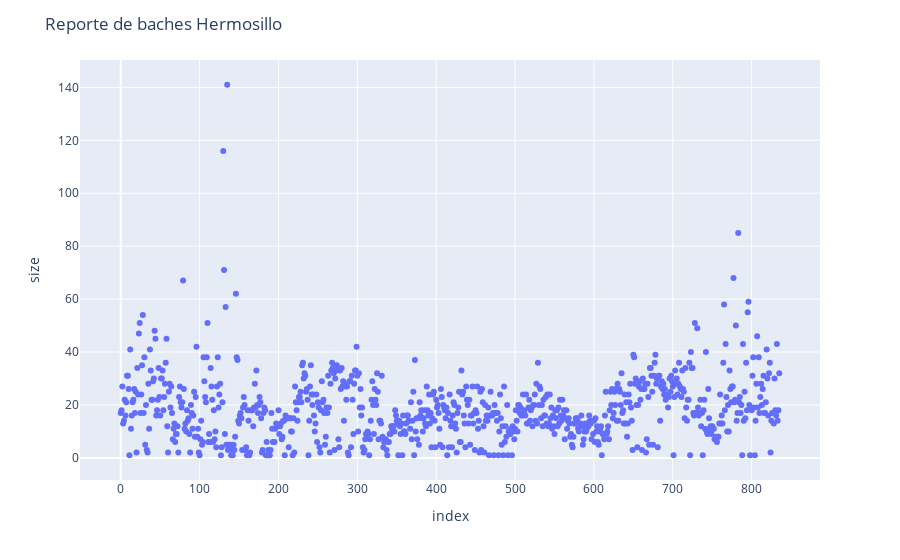

Write notebook code for a chart like this one.
### Code cell
import pandas as pd
import statsmodels.api as sm
import plotly.graph_objects as go
import plotly.express as px

df = baches.groupby('date',as_index=False).size()

fig = px.scatter(
    df,
    y="size"
).update_layout(
    title='Reporte de baches Hermosillo',
    hovermode="x"
).show()

### Figure 1 — Plotly figure (JSON) as saved in the notebook; plotly's stock layout.template omitted (floating-point values rounded to 4 significant figures; data arrays with more than 128 entries replaced by an {"elided": "..."} marker saying what was removed)
{"data": [{"hovertemplate": "index=%{x}<br>size=%{y}<extra></extra>", "legendgroup": "", "marker": {"color": "#636efa", "symbol": "circle"}, "mode": "markers", "name": "", "orientation": "v", "showlegend": false, "type": "scatter", "x": {"elided": "836 int values"}, "xaxis": "x", "y": {"elided": "836 int values"}, "yaxis": "y"}], "layout": {"hovermode": "x", "legend": {"tracegroupgap": 0}, "margin": {"t": 60}, "title": {"text": "Reporte de baches Hermosillo"}, "xaxis": {"anchor": "y", "domain": [0, 1], "title": {"text": "index"}}, "yaxis": {"anchor": "x", "domain": [0, 1], "title": {"text": "size"}}}}
